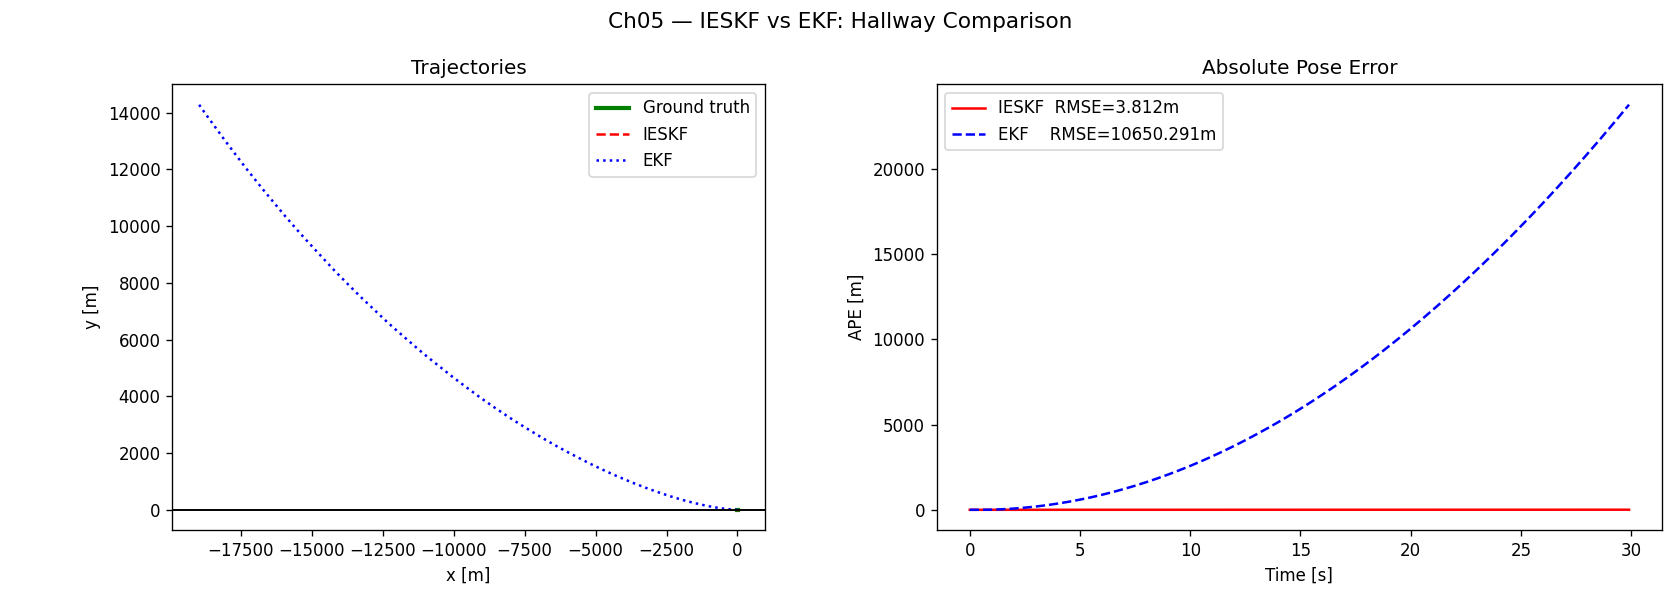

Write Python code to recreate this figure.
"""
Hallway comparison experiment: EKF vs IESKF on the standard Pluto hallway.

Runs both filters offline against a simulated trajectory,
computes Absolute Pose Error (APE), and plots trajectories side-by-side.

Usage (standalone, no ROS 2 needed):
    python3 hallway_comparison.py

For ROS 2 live comparison see the corresponding launch file.
"""

import numpy as np
import matplotlib
matplotlib.use('Agg')
import matplotlib.pyplot as plt
import sys, os

sys.path.insert(0, os.path.join(os.path.dirname(__file__),
                                '..', '..', '..', 'pluto_filters'))

from pluto_filters.ieskf_lio.se2_manifold import Exp, oplus, ominus
from pluto_filters.ieskf_lio.ieskf import IESKF
from pluto_filters.ieskf_lio.scan_matcher import ScanMatcher

# ── Simulation parameters ─────────────────────────────────────────────────────

RNG          = np.random.default_rng(42)
DT_IMU       = 0.01     # 100 Hz
DT_LIDAR     = 0.1      # 10 Hz
TOTAL_TIME   = 30.0     # seconds
SPEED        = 0.3      # m/s forward
SIGMA_GYRO   = 0.005    # rad/s noise std
SIGMA_ACCEL  = 0.02     # m/s² noise std
SIGMA_SCAN   = 0.01     # m per LiDAR point

# Hallway geometry (matches pluto_hallway.sdf)
WALL_Y       = 1.05
HALL_LENGTH  = 10.0
DOOR_POS     = [2.0, 5.0, 8.0]
DOOR_WIDTH   = 0.4


def _build_hallway_map(n_pts=400):
    """Build (N, 2) world-frame map points for the hallway walls."""
    xs = np.linspace(0, HALL_LENGTH, n_pts // 2)
    top    = np.stack([xs, np.full(len(xs),  WALL_Y)], axis=1)
    bottom = np.stack([xs, np.full(len(xs), -WALL_Y)], axis=1)
    # Cap walls
    ys = np.linspace(-WALL_Y, WALL_Y, 20)
    left  = np.stack([np.zeros(20),              ys], axis=1)
    right = np.stack([np.full(20, HALL_LENGTH),  ys], axis=1)
    return np.vstack([top, bottom, left, right])


def _simulate_imu(pose_gt, dt, omega_true, ax_true):
    """Sample noisy IMU readings."""
    omega_meas = omega_true + RNG.normal(0, SIGMA_GYRO)
    ax_meas    = ax_true    + RNG.normal(0, SIGMA_ACCEL)
    return omega_meas, ax_meas


def _simulate_scan(pose_gt: np.ndarray, map_pts: np.ndarray,
                   n_rays=360, range_max=12.0) -> np.ndarray:
    """Ray-cast against map points to get a noisy 2D scan (robot frame)."""
    R_gt = pose_gt[:2, :2]
    t_gt = pose_gt[:2, 2]
    angles = np.linspace(-np.pi, np.pi, n_rays, endpoint=False)
    pts = []
    for a in angles:
        d = R_gt @ np.array([np.cos(a), np.sin(a)])
        # Find closest map point along ray direction
        vecs = map_pts - t_gt
        projs = vecs @ d
        dists_perp = np.linalg.norm(vecs - np.outer(projs, d), axis=1)
        mask = (projs > 0.1) & (projs < range_max) & (dists_perp < 0.05)
        if not mask.any():
            continue
        r = projs[mask].min() + RNG.normal(0, SIGMA_SCAN)
        p_robot = np.array([r * np.cos(a), r * np.sin(a)])
        pts.append(p_robot)
    return np.array(pts) if pts else np.zeros((0, 2))


def _ape(traj_est, traj_gt):
    """Absolute Pose Error (translation only) [m]."""
    errs = [np.linalg.norm(e[:2, 2] - g[:2, 2])
            for e, g in zip(traj_est, traj_gt)]
    return np.array(errs)


def run_ieskf(map_pts, gt_poses, imu_seq, lidar_seq):
    """Run IESKF and return estimated trajectory."""
    kf = IESKF(bias_dim=3)
    kf.pose = np.eye(3)
    kf.bias = np.zeros(3)  # [v, b_gyro, b_accel]
    kf.P    = np.diag([0.01]*3 + [0.1, 0.01, 0.01])

    sm = ScanMatcher(k_neighbors=5, max_dist=2.0)
    sm.set_map(map_pts)

    traj = [kf.pose.copy()]
    last_t = 0.0

    for (t, omega_m, ax_m) in imu_seq:
        dt = t - last_t
        last_t = t

        def f_nom(pose, bias, dt):
            v, bg, ba = bias
            omega = omega_m - bg
            ax    = ax_m - ba
            v_new = v + ax * dt
            tau   = np.array([(v + v_new) / 2 * dt, 0.0, omega * dt])
            return oplus(pose, tau), np.array([v_new, bg, ba])

        F_dx = np.eye(6)
        F_dx[3, 5] = -dt
        F_w = np.zeros((6, 4))
        F_w[2, 0] = -dt; F_w[0, 1] = dt; F_w[3, 1] = dt
        F_w[4, 2] = 1.0; F_w[5, 3] = 1.0
        sg = SIGMA_GYRO * np.sqrt(dt)
        sa = SIGMA_ACCEL * np.sqrt(dt)
        Q  = np.diag([sg**2, sa**2, (1e-4*np.sqrt(dt))**2, (1e-3*np.sqrt(dt))**2])
        kf.predict(f_nom, F_dx, F_w, Q, dt)

        # Check if LiDAR frame at this time
        if lidar_seq and abs(lidar_seq[0][0] - t) < DT_IMU / 2:
            _, scan = lidar_seq.pop(0)

            def z_fn(pj, _):
                z, _, ok = sm.compute_residuals_and_jacobians(scan, pj)
                return z if ok else np.array([])

            def H_fn(pj, _):
                _, H3, ok = sm.compute_residuals_and_jacobians(scan, pj)
                if not ok: return np.zeros((0, 6))
                m = H3.shape[0]
                H6 = np.zeros((m, 6)); H6[:, :3] = H3
                return H6

            z_p = z_fn(kf.pose, kf.bias)
            if z_p.size > 0:
                V = np.eye(len(z_p)) * SIGMA_SCAN**2
                kf.update(z_fn, H_fn, V, max_iter=5)

            world_pts = ScanMatcher.transform_points(scan, kf.pose)
            sm.add_to_map(world_pts)
            traj.append(kf.pose.copy())

    return traj


def run_ekf_euclidean(map_pts, gt_poses, imu_seq, lidar_seq):
    """
    EKF with flat Euclidean state [x, y, θ, v, b_gyro, b_accel].
    Standard (non-iterated) update for comparison.
    """
    x  = np.zeros(6)   # [px, py, th, v, bg, ba]
    P  = np.diag([0.01]*3 + [0.1, 0.01, 0.01])

    sm = ScanMatcher(k_neighbors=5, max_dist=2.0)
    sm.set_map(map_pts)

    traj = [Exp(np.array([x[0], x[1], x[2]]))]
    last_t = 0.0

    for (t, omega_m, ax_m) in imu_seq:
        dt = t - last_t; last_t = t

        th = x[2]; v = x[3]; bg = x[4]; ba = x[5]
        omega = omega_m - bg
        ax    = ax_m - ba
        v_new = v + ax * dt
        v_m   = (v + v_new) / 2

        # Predict
        x[0] += v_m * np.cos(th) * dt
        x[1] += v_m * np.sin(th) * dt
        x[2] += omega * dt
        x[3]  = v_new

        F = np.eye(6)
        F[0, 2] = -v_m * np.sin(th) * dt
        F[0, 3] =  np.cos(th) * dt
        F[0, 5] = -np.cos(th) * dt * dt / 2
        F[1, 2] =  v_m * np.cos(th) * dt
        F[1, 3] =  np.sin(th) * dt
        F[1, 5] = -np.sin(th) * dt * dt / 2
        F[2, 4] = -dt; F[3, 5] = -dt

        sg = SIGMA_GYRO * np.sqrt(dt)
        sa = SIGMA_ACCEL * np.sqrt(dt)
        F_w = np.zeros((6, 4))
        F_w[2, 0] = -dt; F_w[0, 1] = dt; F_w[3, 1] = dt
        F_w[4, 2] = 1.0; F_w[5, 3] = 1.0
        Q  = np.diag([sg**2, sa**2, (1e-4*np.sqrt(dt))**2, (1e-3*np.sqrt(dt))**2])
        P  = F @ P @ F.T + F_w @ Q @ F_w.T

        if lidar_seq and abs(lidar_seq[0][0] - t) < DT_IMU / 2:
            _, scan = lidar_seq.pop(0)
            pose_est = Exp(np.array([x[0], x[1], x[2]]))
            z, H3, ok = sm.compute_residuals_and_jacobians(scan, pose_est)
            if ok:
                H6 = np.zeros((len(z), 6)); H6[:, :3] = H3
                V  = np.eye(len(z)) * SIGMA_SCAN**2
                S  = H6 @ P @ H6.T + V
                K  = P @ H6.T @ np.linalg.solve(S, np.eye(S.shape[0]))
                x  = x + K @ z
                P  = (np.eye(6) - K @ H6) @ P

            world_pts = ScanMatcher.transform_points(scan, Exp(np.array([x[0], x[1], x[2]])))
            sm.add_to_map(world_pts)
            traj.append(Exp(np.array([x[0], x[1], x[2]])))

    return traj


def main():
    map_pts = _build_hallway_map()

    # Ground-truth trajectory (straight line at SPEED m/s)
    steps    = int(TOTAL_TIME / DT_IMU)
    t_arr    = np.arange(steps) * DT_IMU
    gt_poses = [Exp(np.array([SPEED * t, 0.0, 0.0])) for t in t_arr]

    # IMU sequence: (t, omega_meas, ax_meas)
    imu_seq = []
    for i, t in enumerate(t_arr):
        om, ax = _simulate_imu(gt_poses[i], DT_IMU, 0.0, 0.0)
        imu_seq.append((t, om, ax))

    # LiDAR sequence: every DT_LIDAR
    lidar_seq = []
    for t in np.arange(DT_LIDAR, TOTAL_TIME, DT_LIDAR):
        idx  = int(t / DT_IMU)
        scan = _simulate_scan(gt_poses[idx], map_pts)
        if len(scan) >= 5:
            lidar_seq.append((t, scan))

    import copy
    imu_ieskf  = copy.deepcopy(imu_seq)
    lidar_ieskf = copy.deepcopy(lidar_seq)
    imu_ekf    = copy.deepcopy(imu_seq)
    lidar_ekf  = copy.deepcopy(lidar_seq)

    traj_ieskf = run_ieskf(map_pts, gt_poses, imu_ieskf, lidar_ieskf)
    traj_ekf   = run_ekf_euclidean(map_pts, gt_poses, imu_ekf, lidar_ekf)

    # Align lengths
    n = min(len(traj_ieskf), len(traj_ekf), len(lidar_seq) + 1)
    gt_traj = [Exp(np.array([SPEED * t, 0.0, 0.0]))
               for t in np.arange(0, TOTAL_TIME, DT_LIDAR)[:n]]

    ape_ieskf = _ape(traj_ieskf[:n], gt_traj)
    ape_ekf   = _ape(traj_ekf[:n],   gt_traj)

    # ── Plot ────────────────────────────────────────────────────────────────
    fig, axes = plt.subplots(1, 2, figsize=(14, 5))
    fig.suptitle('Ch05 — IESKF vs EKF: Hallway Comparison', fontsize=13)

    ax = axes[0]
    xs_gt = [p[0, 2] for p in gt_traj]
    ys_gt = [p[1, 2] for p in gt_traj]
    xs_ie = [p[0, 2] for p in traj_ieskf[:n]]
    ys_ie = [p[1, 2] for p in traj_ieskf[:n]]
    xs_ek = [p[0, 2] for p in traj_ekf[:n]]
    ys_ek = [p[1, 2] for p in traj_ekf[:n]]

    ax.plot(xs_gt, ys_gt, 'g-',  lw=2.5, label='Ground truth')
    ax.plot(xs_ie, ys_ie, 'r--', lw=1.5, label='IESKF')
    ax.plot(xs_ek, ys_ek, 'b:',  lw=1.5, label='EKF')
    ax.axhline( WALL_Y, color='k', lw=1)
    ax.axhline(-WALL_Y, color='k', lw=1)
    ax.set_xlabel('x [m]'); ax.set_ylabel('y [m]')
    ax.set_title('Trajectories'); ax.legend(); ax.set_aspect('equal')

    ax = axes[1]
    t_axis = np.arange(n) * DT_LIDAR
    ax.plot(t_axis, ape_ieskf, 'r-',  lw=1.5, label=f'IESKF  RMSE={np.sqrt(np.mean(ape_ieskf**2)):.3f}m')
    ax.plot(t_axis, ape_ekf,   'b--', lw=1.5, label=f'EKF    RMSE={np.sqrt(np.mean(ape_ekf**2)):.3f}m')
    ax.set_xlabel('Time [s]'); ax.set_ylabel('APE [m]')
    ax.set_title('Absolute Pose Error'); ax.legend()

    plt.tight_layout()
    out = os.path.join(os.path.dirname(__file__), 'hallway_comparison.png')
    plt.savefig(out, dpi=120)
    print(f"Saved {out}")
    print(f"IESKF RMSE: {np.sqrt(np.mean(ape_ieskf**2)):.4f} m")
    print(f"EKF   RMSE: {np.sqrt(np.mean(ape_ekf**2)):.4f} m")


if __name__ == '__main__':
    main()
